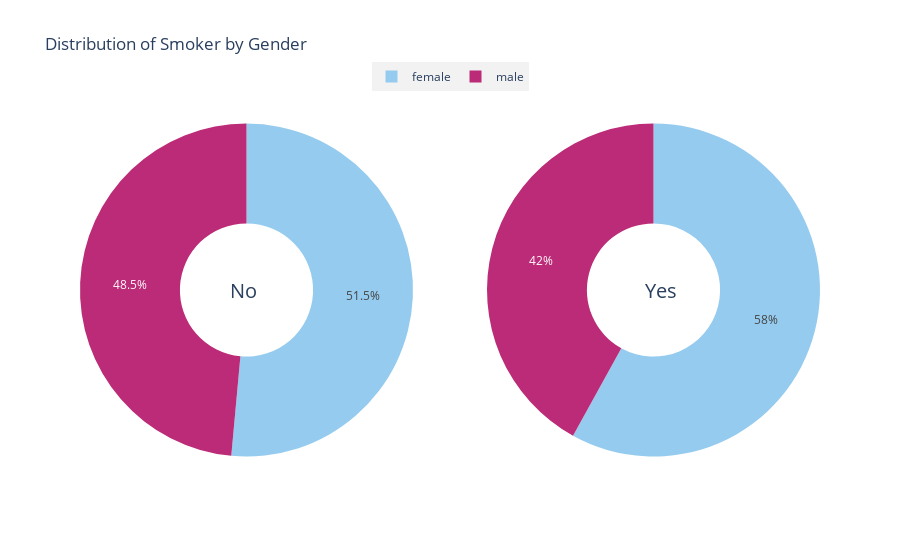

The notebook cell saved with this chart:
### Markdown cell above
The majority of respondents were smokers with a total of 274 smokers (20.5%) and 1093 non-smokers (79.5%). Next, let's check the status of smokers by gender

### Code cell
# Querying the DataFrame to separate data for non-smokers and smokers
query_smoker_no= df.query('smoker=="no"')
query_smoker_yes= df.query('smoker=="yes"')

labels_no = val_counts(query_smoker_no, 'sex')[0]
values_no= val_counts(query_smoker_no, 'sex')[1]
labels_yes = val_counts(query_smoker_yes, 'sex')[0]
values_yes= val_counts(query_smoker_yes, 'sex')[1]


# Create subplots: use 'domain' type for Pie subplot
fig = make_subplots(rows=1, cols=2, specs=[[{'type':'domain'}, {'type':'domain'}]])

fig.add_trace(go.Pie(labels=labels_no, values=values_no, 
                     marker=dict(colors=colors)
                    ),
              row=1, col=1)
fig.add_trace(go.Pie(labels=labels_yes, values=values_yes, 
                     marker=dict(colors=colors)
                    ),
              row=1, col=2)

# Use `hole` to create a donut-like pie chart
# Use `hoverinfo` to define what information is displayed 
# when the user hovers the cursor over data points
fig.update_traces(hole=.4, hoverinfo="label+value+percent+name")

fig.update_layout(
    title_text="Distribution of Smoker by Gender",

    # Add annotations in the center of the donut pies.
    annotations=[dict(text='No', x=0.20, y=0.5, font_size=20, showarrow=False),
                 dict(text='Yes', x=0.81, y=0.5, font_size=20, showarrow=False)],
    
    # Adjusting the position of legend
    legend=dict(x=0.5, y=1.1, xanchor='center',
        orientation='h',  # Horizontal orientation
        bgcolor='rgba(211,211,211,0.3)',  # legend background color
        font=dict(size=12))
)
fig.show()

### Figure 1 — Plotly figure (JSON) as saved in the notebook; plotly's stock layout.template omitted (floating-point values rounded to 4 significant figures)
{"data": [{"domain": {"x": [0, 0.45], "y": [0, 1]}, "hole": 0.4, "hoverinfo": "label+value+percent+name", "labels": ["male", "female"], "marker": {"colors": ["#bb2b77", "#95cbee"]}, "type": "pie", "values": [516, 547]}, {"domain": {"x": [0.55, 1], "y": [0, 1]}, "hole": 0.4, "hoverinfo": "label+value+percent+name", "labels": ["female", "male"], "marker": {"colors": ["#bb2b77", "#95cbee"]}, "type": "pie", "values": [115, 159]}], "layout": {"annotations": [{"font": {"size": 20}, "showarrow": false, "text": "No", "x": 0.2, "y": 0.5}, {"font": {"size": 20}, "showarrow": false, "text": "Yes", "x": 0.81, "y": 0.5}], "legend": {"bgcolor": "rgba(211,211,211,0.3)", "font": {"size": 12}, "orientation": "h", "x": 0.5, "xanchor": "center", "y": 1.1}, "title": {"text": "Distribution of Smoker by Gender"}}}
